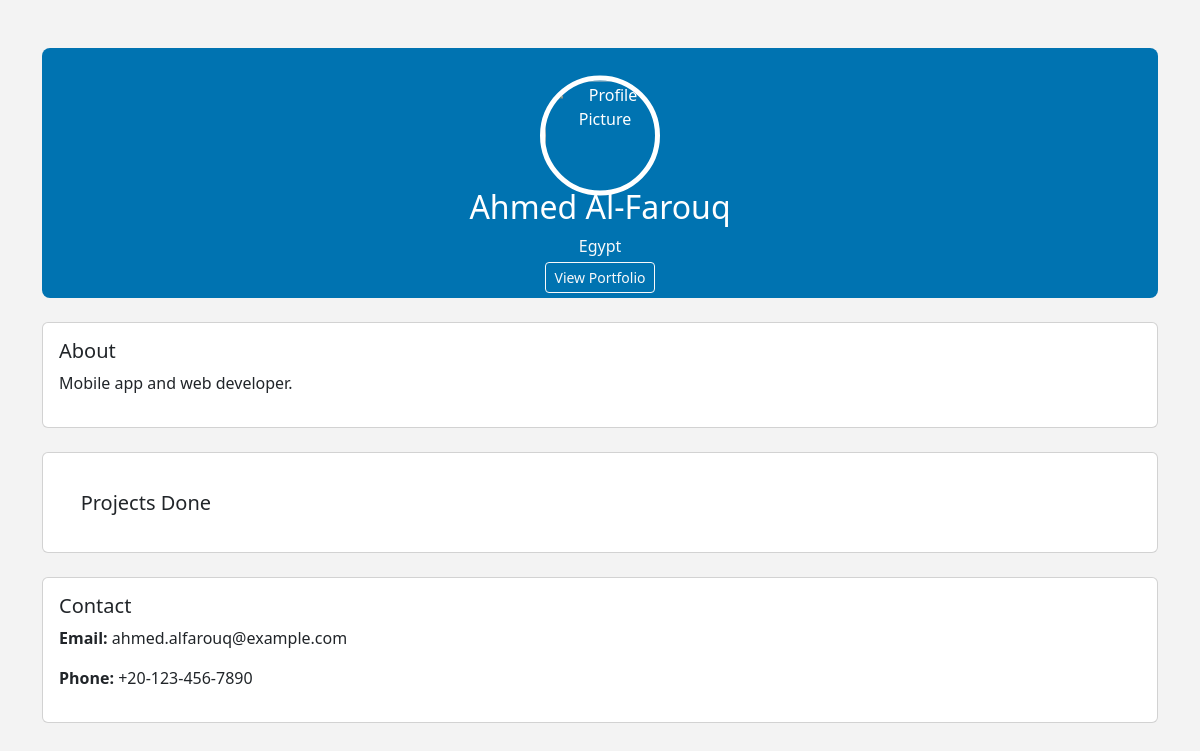
The app's page /profiles/freelancer/fotherpro.php?proid=13 (signed in) with its own data.
### tables this page shows
CREATE TABLE user (
    id INT(11) AUTO_INCREMENT PRIMARY KEY,
    name VARCHAR(25) NOT NULL,
    username VARCHAR(30) NOT NULL,
    email VARCHAR(30) NOT NULL,
    phone VARCHAR(100) NOT NULL,
    password VARCHAR(30) NOT NULL,
    country VARCHAR(30) NOT NULL,
    role INT(11) NOT NULL,
    link VARCHAR(500) NOT NULL,
    description TEXT NOT NULL,
    profilepic  VARCHAR(100) DEFAULT 'default.jpg',
    FOREIGN KEY (role) REFERENCES role(id) ON DELETE CASCADE ON UPDATE CASCADE
);

### profiles/freelancer/fotherpro.php (the view, shortened to what this page needs)
<link href="https://cdn.jsdelivr.net/npm/bootstrap@5.3.2/dist/css/bootstrap.min.css" rel="stylesheet">
<link rel="stylesheet" href="../otherprofile.css">
<?php
if ($_SESSION['isLoggedin'] == 1) {
    if (isset($_GET['proid']) && !empty($_GET['proid'])) {
        require_once '../../connection.php';
        $id = $_GET['proid'];
        $query = "SELECT `id`, `name`, `username`, `email`, `phone`, `password`, `country`, `role`, `link`, `description` FROM `user` WHERE id= $id";
        $res = $conn->query($query);
        if ($res->num_rows != 1) {
            header('location:../home.php?id=' . $_SESSION['user_id']);
        } else {
            $row = $res->fetch_assoc();
            $name = $row['name'];
            $nameParts = explode(' ', $name);
            $firstName = $nameParts[0];
        }
?>
        <div class="container mt-5">
            <div class="account-header position-relative" style="height: 250px;">
                <div class="position-absolute top-50 start-50 translate-middle text-center edit-section">
                    <label for="profilePictureInput">
                        <img src="../../images/<?= $firstName; ?>.jpg" alt="Profile Picture" class="account-picture" style="width: 120px; height: 120px; border-radius: 50%; object-fit: cover;">
                    </label>
                </div>
                <div class="text-center mt-5 pt-5">
                    <h2 class="mt-4" id="fullName"><?= $row['name']; ?></h2>
                    <p class="mb-1 text-light"><i class="bi bi-geo-alt"></i> <span id="country"><?= $row['country']; ?></span></p>
                    <a href="<?= $row['link']; ?>" id="portfolio" target="_blank" class="btn btn-outline-light btn-sm">View Portfolio</a>
                </div>
            </div>
            <div class="account-content mt-4">
                <div class="card mb-4">
                    <div class="card-body">
                        <h5 class="card-title">About</h5>
                        <p id="bio"><?= $row['description']; ?></p>
                    </div>
                </div>
                <div class="card mb-4">
                    <div class="card-body">
                        <h5 class="card-title" style="margin: 2%;">Projects Done</h5>
                    </div>
                </div>
                <div class="card mb-4">
                    <div class="card-body">
                        <h5 class="card-title">Contact</h5>
                        <p><strong>Email:</strong> <span id="email"><?= $row['email'] ?></span></p>
                        <p><strong>Phone:</strong> <span id="text"><?= $row['phone'] ?></span></p>
                    </div>
                </div>
            </div>
        </div>
<?php
    }
}

### profiles/otherprofile.css (style rules this page uses)
.account-header { background-color: #0073b1; color: white; padding: 20px; border-radius: 8px; }
.account-picture { width: 150px; height: 150px; object-fit: cover; border: 5px solid white; border-radius: 50%; margin-top: -75px; }
.account-content { margin-top: 100px; }

### records on screen
user: name "Ahmed Al-Farouq", country "Egypt", description "Mobile app and web developer.", email "ahmed.alfarouq@example.com", phone "+20-123-456-7890"
